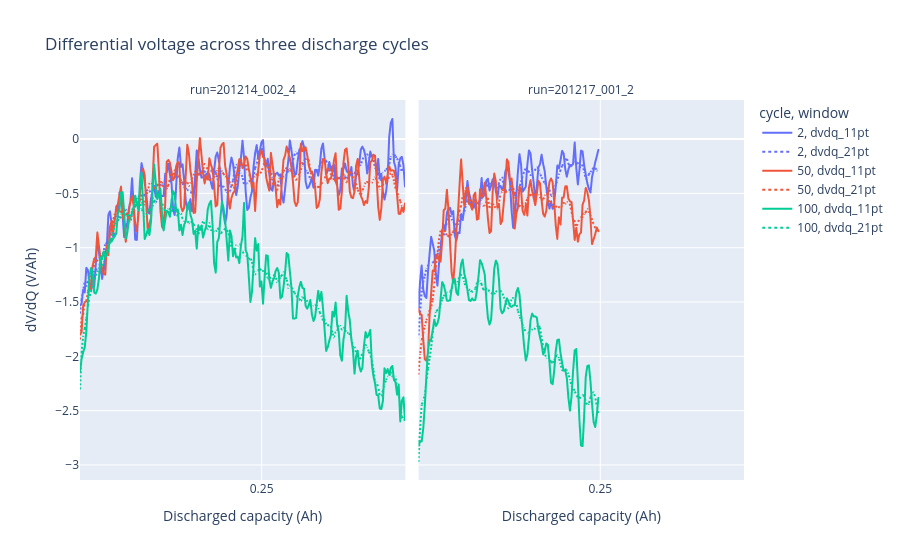

The notebook cell this image was saved under:
### Code cell
slopes = dvdq.melt(id_vars=["run", "cycle", "capacity_ah"],
                   value_vars=["dvdq_11pt", "dvdq_21pt"], var_name="window", value_name="slope")
slopes["cycle"] = slopes["cycle"].astype(str)
fig = px.line(slopes, x="capacity_ah", y="slope", color="cycle", line_dash="window", facet_col="run",
              labels={"capacity_ah": "Discharged capacity (Ah)", "slope": "dV/dQ (V/Ah)"},
              title="Differential voltage across three discharge cycles")
fig.update_xaxes(tick0=0, dtick=0.25)
fig.show()
